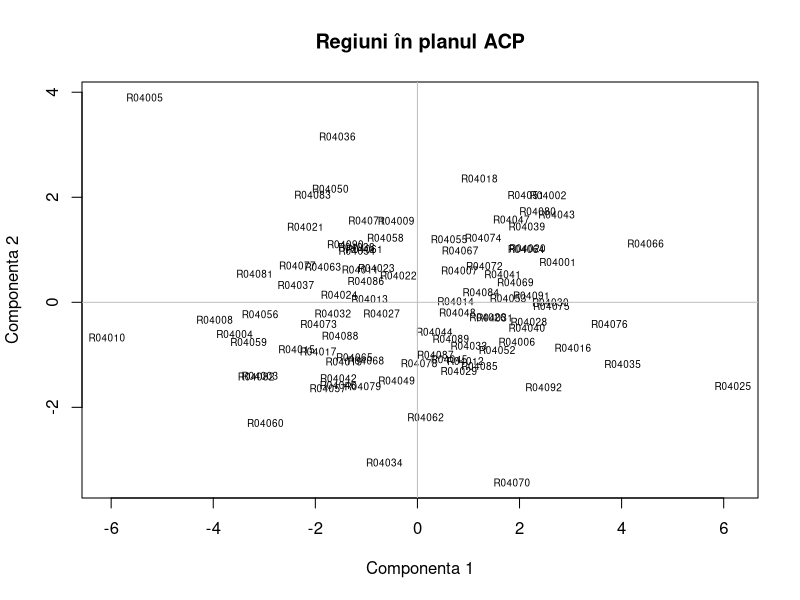

Write R code to recreate this figure.
# Date de exercițiu; rulează tu, dacă dorești. Nu necesită pachete externe.
# Salvează CSV-ul și acest script în același folder; setează acel folder în R.
d <- read.csv("model-05.csv", row.names = 1, check.names = FALSE)
R <- cor(d)
e <- eigen(R, symmetric = TRUE)
V <- e$vectors
anchors <- c(1,8,7,7,4,1,4,2)
for (j in seq_len(ncol(V))) if (V[anchors[j], j] < 0) V[,j] <- -V[,j]
factor <- sweep(V, 2, sqrt(e$values), "*")
rownames(factor) <- colnames(d)
colnames(factor) <- paste0("Dim", seq_len(ncol(d)))
scoruri <- scale(d) %*% V
rownames(scoruri) <- rownames(d)
print(round(R, 3))
print(round(cbind(lambda=e$values, procent=100*e$values/ncol(d), cumulat=cumsum(100*e$values/ncol(d))), 3))
print(round(factor[,1:2], 3))
print(round(cbind(Dim1=factor[,1], Dim2=factor[,2], ctr1=100*V[,1]^2, ctr2=100*V[,2]^2), 3))
plot(scoruri[,1:2], type="n", xlab="Componenta 1", ylab="Componenta 2", main="Regiuni în planul ACP")
text(scoruri[,1:2], labels=rownames(d), cex=.6)
abline(h=0,v=0,col="grey")
# Scorurile folosesc standardizarea cu abaterea standard de eșantion.
# Față de alte funcții PCA, semnul axelor sau scara scorurilor pot diferi.
